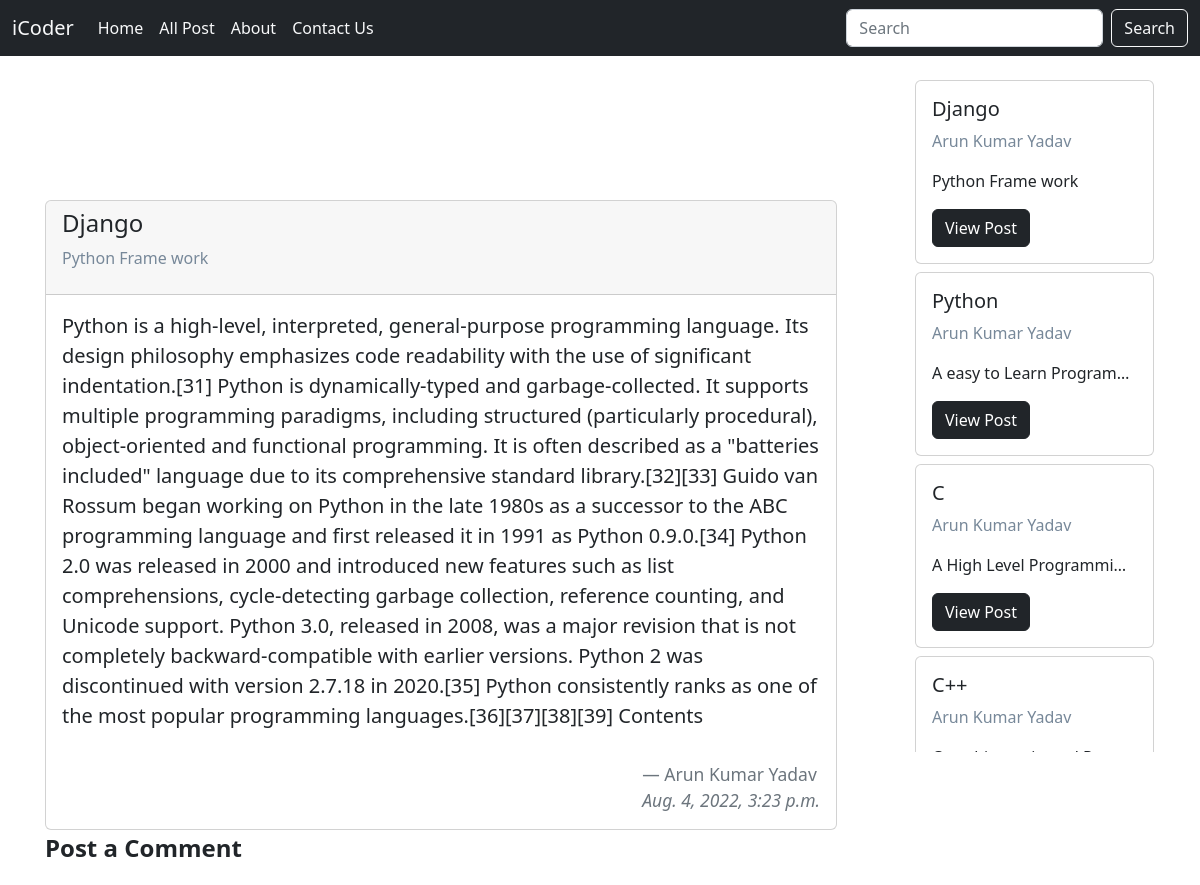
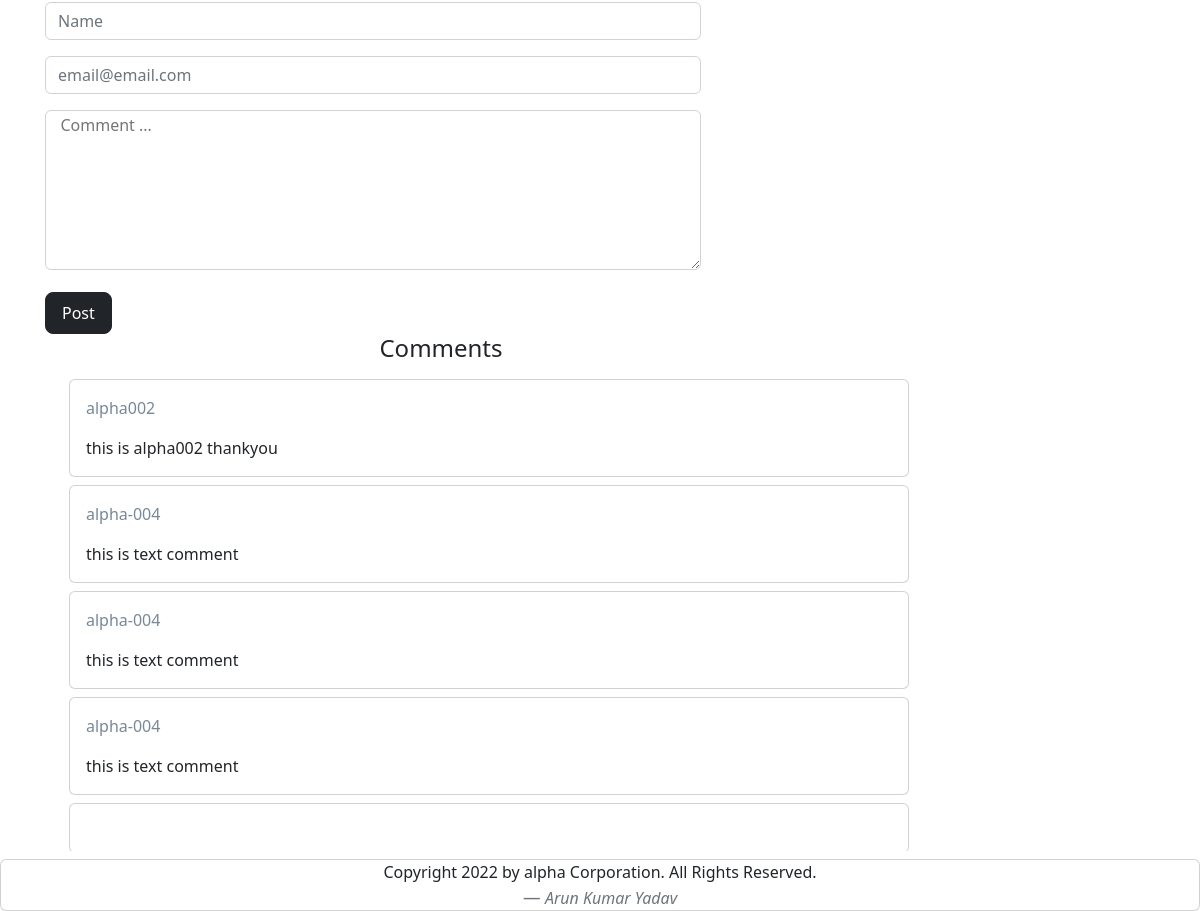
The page / on the database its author committed (2 pictures, top to bottom).
### blogApp/models.py (models this page shows, shortened)
class Post(models.Model):
    post_SrNo = models.AutoField
    post_title = models.CharField(max_length=80)
    post_about = models.CharField(max_length=200)
    slug = models.CharField(max_length=150)
    post_content = models.TextField()
    post_pubDate = models.DateTimeField()
    post_authorName = models.CharField(max_length=50)
    def __str__(self):
        return self.post_title

class Comment(models.Model):
    name = models.CharField(max_length=255)
    email = models.CharField(max_length=100)
    comm = models.TextField()

### blogApp/views.py (the view, shortened to what this page needs)
# urls.py: path('', views.home, name='home'),
def home(request):
    getPost1 = Post.objects.all()
    comnt = Comment.objects.all()
    getPost = Post.objects.get(post_title='Django')
    getAbout = getPost.post_about
    getContent = getPost.post_content
    getDate = getPost.post_pubDate
    getAuthor = getPost.post_authorName
    perms = {'title':getPost, 'about':getAbout, 'content':getContent, 'date':getDate, 'author':getAuthor,'getPost0':getPost1, 'cmt':comnt }
    return render(request, 'home.html',perms)

### blogApp/templates/home.html (shortened to what this page needs)
<!doctype html>
<html lang="en">
<head>
    <link href="https://cdn.jsdelivr.net/npm/bootstrap@5.2.0/dist/css/bootstrap.min.css" rel="stylesheet"
>
</head>
<body>
    <nav class="navbar navbar-expand-lg bg-dark">
        <div class="container-fluid">
            <a class="navbar-brand text-light " href="#">iCoder</a>
            <div class="collapse navbar-collapse" id="navbarSupportedContent">
                <ul class="navbar-nav me-auto mb-2 mb-lg-0">
                    <li class="nav-item">
                        <a class="nav-link text-light" aria-current="page" href="home">Home</a>
                    </li>
                    <li class="nav-item">
                        <a class="nav-link text-light" href="allpost">All Post</a>
                    </li>
                    <li class="nav-item">
                        <a class="nav-link text-light" href="about">About</a>
                    </li>
                    <li class="nav-item">
                        <a class="nav-link text-light" href="contact">Contact Us</a>
                    </li>
                </ul>
                <form class="d-flex" role="search">
                    <input class="form-control me-2" type="search" placeholder="Search" aria-label="Search">
                    <button class="btn btn-outline-light" type="submit">Search</button>
                </form>
            </div>
        </div>
    </nav>
    <div class="manualSt d-flex mt-3">
        <div class="leftCont container ">
            <div class="container leftContAdjust">
                <div class="card d-flex ">
                    <div class="card-header ">
                        <h4>{{title}}</h4>
                        <p style="color:lightslategrey">{{about}}</p>
                    </div>
                    <div class="card-body">
                        <blockquote class="blockquote mb-0">
                            <p>{{content}} </p><br>
                            <footer class="blockquote-footer" style="float:right;">{{author}}<br><cite
                                    title="Source Title" style="float:right ;">{{date}}</cite></footer>
                        </blockquote>
                    </div>
                </div>
                <div class="postcomments">
                    <form action="home" method="post">
                        <div class="mb-3 row">
                            <h4 class="mt-1"> <b>Post a Comment</b> </h4>
                            <div class="col-sm-10">
                                <input type="text" name="name" class="form-control" id="inputName" placeholder="Name">
                            </div>
                        </div>
                        <div class="mb-3 row">
                            <div class="col-sm-10">
                                <input type="email" name="email" class="form-control" id="inputPassword"
                                    placeholder="email@email.com">
                            </div>
                        </div>
                        <div class="mb-3 row">
                            <div class="col-sm-10">
                                <textarea name="textarea" id="textareaComment" style=" border: 1px solid #ced4da;
                              border-radius: 0.5vw;width: 100%; max-height: 250px; height: 20vh;"
                                    placeholder="   Comment ..."></textarea>
                            </div>
                        </div>
                        <button type="submit" style="font-size: medium;" class="btn btn-dark btn-lg">Post</button>
                    </form>
                </div>
                <h4 style="text-align:center;">Comments</h4>
                <div class=" leftCont comment">
                    <div class="myCardSet" style="margin:auto;">
                        {% for i in cmt %}
                        <div class="card mt-2" style="max-width:70vw;">
                            <div class="card-body">
                                <p style="color:lightslategrey">{{i.name}}</p>
                                <p style="text-overflow: ellipsis; width:70vw; " class="card-text">{{i.comm}}</p>
                            </div>
                        </div>
                        {% endfor %}
                    </div>
                </div>
            </div>
        </div>
        <div class="rightCont container  " style="width:23vw;">
            <div class="myCardSet" style="margin:auto;">
                {% for i in getPost0 %}
                <div class="card mt-2" style="width:95%;">
                    <div class="card-body">
                        <h5 class="card-title" name="post_title">{{i.post_title}}</h5>
                        <p style="color:lightslategrey">{{i.post_authorName}}</p>
                        <p style="white-space: nowrap; overflow: hidden; text-overflow: ellipsis; max-width: 200px;"
                            class="card-text">{{i.post_about}}</p>
                        <a href="bash/{{i.slug}}" class="btn btn-dark">View Post</a>
                    </div>
                </div>
                {% endfor %}
            </div>
        </div>
    </div>
    <div class="foot mt-2">
        <div class="card">
            <blockquote class="blockquote mb-0">
                <p style="font-size: medium">Copyright 2022 by alpha Corporation. All Rights Reserved.</p>
                <footer class="blockquote-footer"><cite title="Source Title" style="font-size: medium;">Arun Kumar
                        Yadav</cite></footer>
            </blockquote>
        </div>
    </div>
</body>
</html>

### blogApp/templates/home.html (style rules this page uses)
.rightCont { height: 85vh; overflow: auto; scroll-behavior:smooth; }
.leftCont { height: auto; width: 70vw; display: flex; }
.leftContAdjust { margin-top: 8em; }
.myCardSet { margin: auto; }
.foot { text-align: center; display: grid; }
.comment { height: 60vh; overflow-y: scroll; width: 74vw; }

### rows shown on the page
Post: post_title "Django", post_about "Python Frame work", post_content "Python is a high-level, interpreted, general-purpose programming language. Its design philosophy emphasizes code readability with the use of significant indentation.[31] Python is dynamically-typed and garbage-collected. It supports multiple programming paradigms, including structured (particularly procedural), object-oriented and functional programming. It is often described as a \"batteries included\" language due to its comprehensive standard library.[32][33] Guido van Rossum began working on Python in the late 1980s as a successor to the ABC programming language and first released it in 1991 as Python 0.9.0.[34] Python 2.0 was released in 2000 and introduced new features such as list…", post_authorName "Arun Kumar Yadav", post_pubDate "Aug. 4, 2022, 3:23 p.m."
Comment: name "alpha002", comm "this is alpha002 thankyou"
Comment: name "alpha-004", comm "this is text comment"
Comment: name "alpha-004", comm "this is text comment"
Comment: name "alpha-004", comm "this is text comment"
Post: post_title "Python", post_authorName "Arun Kumar Yadav", post_about "A easy to Learn Program…"
Post: post_title "C", post_authorName "Arun Kumar Yadav", post_about "A High Level Programmi…"
Post: post_title "C++", post_authorName "Arun Kumar Yadav"
